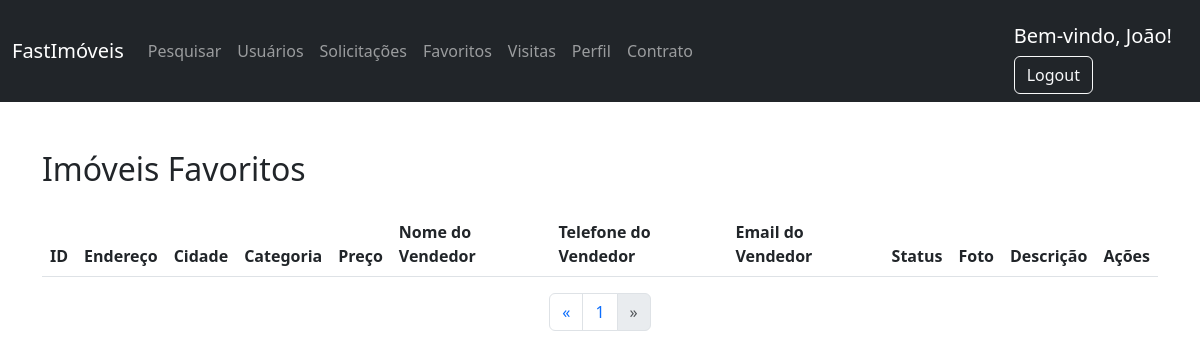
The page /php/favoritos.php?pagina=2 (signed in) on the database as committed earlier.
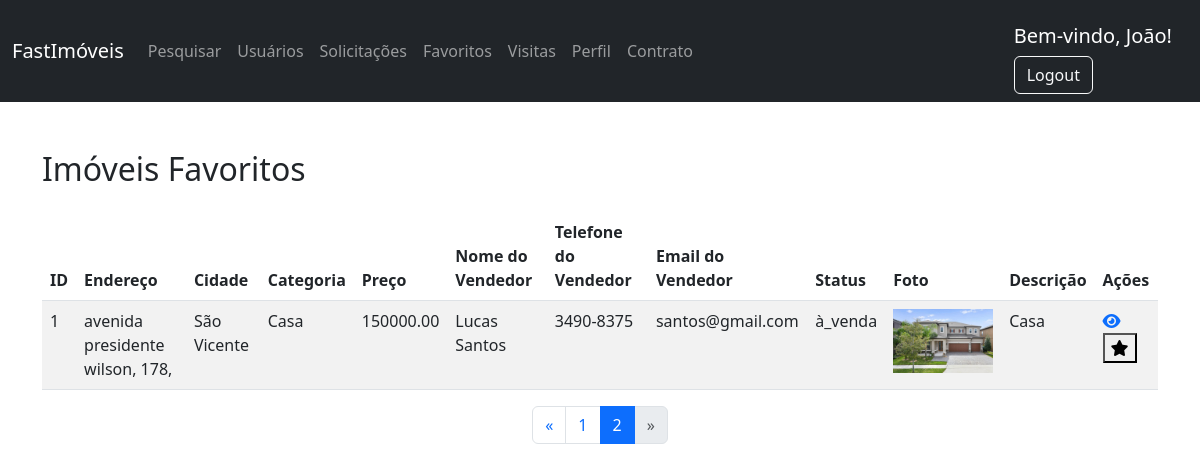
The same page on the database as committed later.
### tables this page shows
CREATE TABLE `imoveis` (
  `id` int(20) NOT NULL,
  `cidade` varchar(100) NOT NULL,
  `endereco` varchar(255) NOT NULL,
  `categoria` varchar(50) DEFAULT NULL,
  `preco` decimal(10,2) NOT NULL,
  `nome_vendedor` varchar(255) NOT NULL,
  `telefone_vendedor` varchar(20) NOT NULL,
  `email_vendedor` varchar(255) NOT NULL,
  `status` varchar(30) DEFAULT NULL,
  `foto` varchar(255) NOT NULL,
  `descricao` varchar(255) DEFAULT NULL,
  `latitude` decimal(10,7) NOT NULL,
  `longitude` decimal(10,7) NOT NULL,
  `dormitorios` varchar(255) DEFAULT NULL,
  `garagens` varchar(255) DEFAULT NULL,
  `plantas` varchar(255) DEFAULT NULL,
  `usuario_id` int(11) NOT NULL
);

### php/favoritos.php (the view, shortened to what the changed rows need)
<?php
$usuarioId = $_SESSION["idUsuario"];
$total_reg = 5;
$pagina = isset($_GET['pagina']) ? (int)$_GET['pagina'] : 1;
$inicio = ($pagina - 1) * $total_reg;
try {
    $conn = new PDO("mysql:host=localhost;dbname=fastimoveis;charset=utf8", "root", "");
} catch (PDOException $e) {
    echo "Error: " . $e->getMessage();
    exit();
}
?>
<!DOCTYPE html>
<html lang="pt-BR">
<head>
    <link href="https://cdn.jsdelivr.net/npm/bootstrap@5.3.0/dist/css/bootstrap.min.css" rel="stylesheet">
    <link href="https://cdn.datatables.net/1.13.6/css/dataTables.bootstrap5.min.css" rel="stylesheet">
    <link rel="stylesheet" href="https://cdnjs.cloudflare.com/ajax/libs/font-awesome/6.4.2/css/all.min.css" />
</head>
<body>
    <div class="container mt-5">
        <h2>Imóveis Favoritos</h2>
        <div class="table-responsive mt-4">
            <table id="favoritosTable" class="table table-striped">
                <thead>
                    <tr>
                        <th>ID</th>
                        <th>Endereço</th>
                        <th>Cidade</th>
                        <th>Categoria</th>
                        <th>Preço</th>
                        <th>Nome do Vendedor</th>
                        <th>Telefone do Vendedor</th>
                        <th>Email do Vendedor</th>
                        <th>Status</th>
                        <th>Foto</th>
                        <th>Descrição</th>
                        <th>Ações</th>
                    </tr>
                </thead>
                <tbody>
                    <?php
                    $query = "
                        SELECT i.* FROM imoveis i
                        JOIN favoritos f ON i.id = f.imovel_id
                        WHERE f.usuario_id = :usuarioId
                        LIMIT $inicio, $total_reg";
                    $stmt = $conn->prepare($query);
                    $stmt->bindParam(':usuarioId', $usuarioId);
                    $stmt->execute();
                    $total_records = $conn->query("
                        SELECT COUNT(*) FROM favoritos
                        WHERE usuario_id = $usuarioId")->fetchColumn();
                    $total_pages = ceil($total_records / $total_reg);
                    while ($row = $stmt->fetch(PDO::FETCH_ASSOC)) {
                    ?>
                        <tr>
                            <td><?= $row['id'] ?></td>
                            <td><?= $row['endereco'] ?></td>
                            <td><?= $row['cidade'] ?></td>
                            <td><?= $row['categoria'] ?></td>
                            <td><?= $row['preco'] ?></td>
                            <td><?= $row['nome_vendedor'] ?></td>
                            <td><?= $row['telefone_vendedor'] ?></td>
                            <td><?= $row['email_vendedor'] ?></td>
                            <td><?= $row['status'] ?></td>
                            <td><img src="<?= $row['foto'] ?>" alt="<?= $row['foto'] ?>" width="100"></td>
                            <td><?= $row['descricao'] ?></td>
                            <td>
                                <a href="#" class="icon-button view-icon" data-bs-toggle="modal" data-bs-target="#viewModal-<?= $row['id'] ?>">
                                    <i class="fas fa-eye"></i>
                                </a>
                                <button class="icon-button" onclick="toggleFavorite(<?= $row['id'] ?>)">
                                    <i class="fas fa-star favorite-icon"></i>
                                </button>
                            </td>
                        </tr>
                    <?php } ?>
                </tbody>
            </table>
        </div>
        <nav>
            <ul class="pagination justify-content-center">
                <?php for ($i = 1; $i <= $total_pages; $i++) { ?>
                    <li class="page-item <?= $pagina == $i ? 'active' : '' ?>">
                        <a class="page-link" href="?pagina=<?= $i ?>"><?= $i ?></a>
                    </li>
                <?php } ?>
            </ul>
        </nav>
    </div>
</body>
</html>

Rows that differ between the two databases and show on the page:
now on this page (row edited): imoveis: id "1", endereco "avenida presidente wilson, 178,", cidade "São Vicente", categoria "Casa", preco "150000.00", nome_vendedor "Lucas Santos", telefone_vendedor "3490-8375", email_vendedor "santos@gmail.com", status "à_venda", foto (picture), descricao "Casa"
Other text that changed with them:
new list line: "2"
